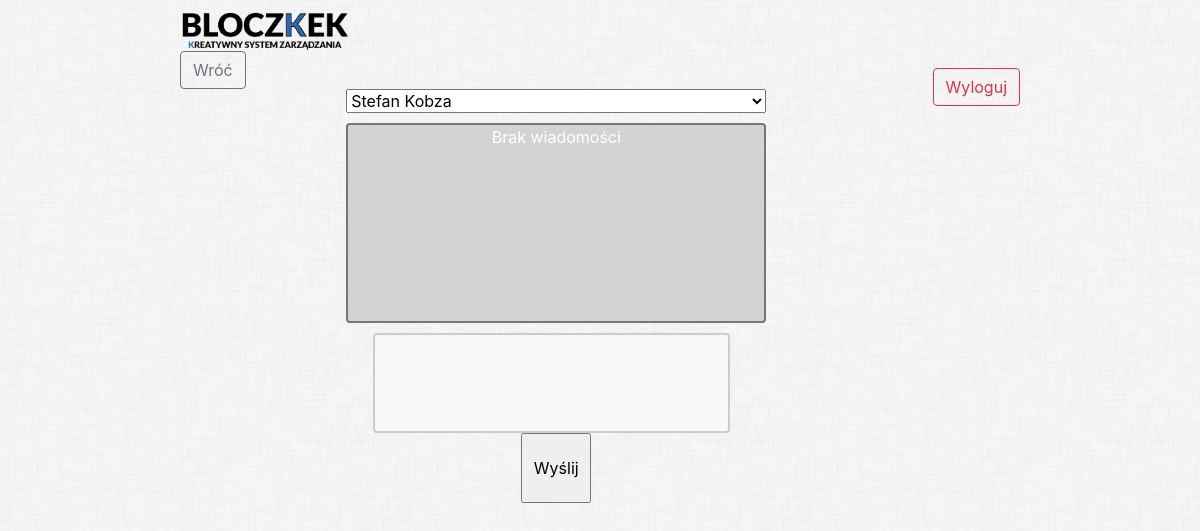
The page /chat.php (signed in) on the database as committed earlier.
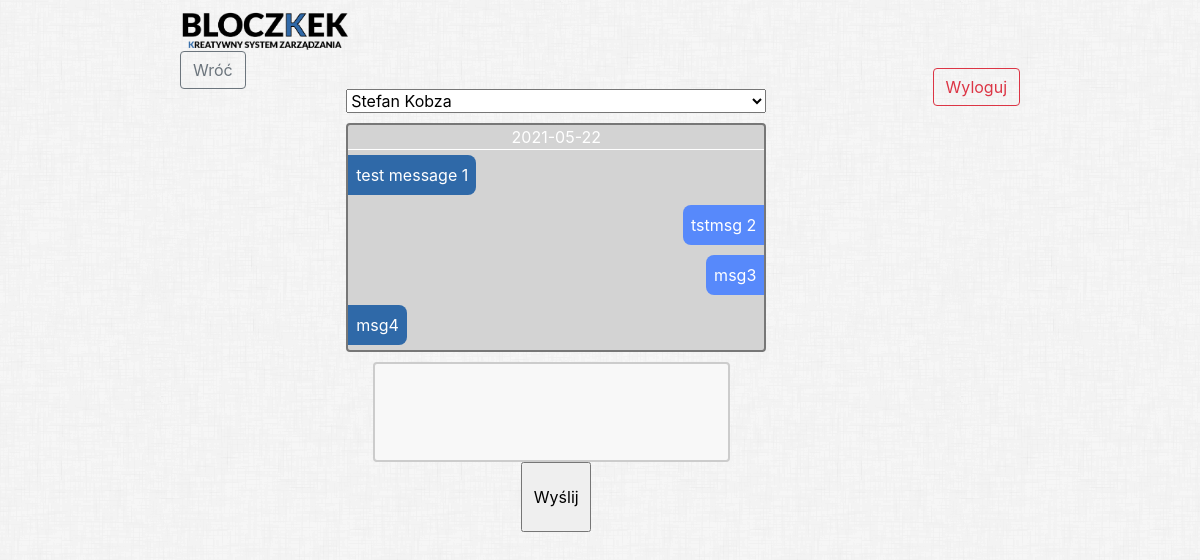
The same page on the database as committed later.
### tables this page shows
CREATE TABLE `users` (
  `userID` int(16) NOT NULL,
  `name` varchar(50) NOT NULL,
  `surname` varchar(50) NOT NULL,
  `login` varchar(50) NOT NULL,
  `email` varchar(50) NOT NULL,
  `password` varchar(255) NOT NULL,
  `salt` varchar(10) NOT NULL,
  `accountType` varchar(50) NOT NULL
);

CREATE TABLE `chat_logs` (
  `log_id` int(11) NOT NULL,
  `from_user` int(11) NOT NULL,
  `to_user` int(11) NOT NULL,
  `date` date DEFAULT NULL,
  `time` time NOT NULL,
  `content` text NOT NULL
);

### chat.php (the view, shortened to what this page needs)
<?php
$people = "";
$msgs = "";
$back_btn = "";
if (isset($_SESSION) && isset($_SESSION['name']) and isset($_SESSION['role'])) {
    if ($_SESSION['role'] == 'user'){
        $back_btn = "<a href='user_panel.php'>
            <button class='btn btn-outline-secondary'>Wróć</button>
        </a>";
    } elseif ($_SESSION['role'] == 'worker'){
        $back_btn = "<a href='worker_panel.php'>
            <button class='btn btn-outline-secondary'>Wróć</button>
        </a>";
    } elseif ($_SESSION['role'] == 'ADMIN'){
        $back_btn = "<a href='admin_panel.php'>
            <button class='btn btn-outline-secondary'>Wróć</button>
        </a>";
    }
    global $config;
    $pdo = new PDO($config['dsn'], $config['username'], $config['password']);
    $stm = $pdo->prepare('SELECT * FROM users WHERE login = ?');
    $stm->execute([$_SESSION['name']]);
    $userID = $stm->fetch(PDO::FETCH_ASSOC);
    $userID = $userID['userID'];
    if ($_SESSION['role'] == 'user'){
        $ppl = $pdo->prepare('SELECT * FROM users WHERE accountType = "ADMIN" or accountType = "worker" and not login = :name');
    } else {
        $ppl = $pdo->prepare('SELECT * FROM users WHERE not login = :name');
    }
    $ppl->execute(array('name'=>$_SESSION['name']));
    $people_names = $ppl->fetchAll(PDO::FETCH_ASSOC);
    $people = "";
    $person_ID = $_SESSION['other_person'];
    foreach ($people_names as $ppln){
        $name = $ppln["name"] . " " . $ppln["surname"];
        $people_id = $ppln["userID"];
        if ($person_ID == $people_id){
            $people = $people . "<option value='$people_id' selected='selected'>$name</option>";
        } else {
            $people = $people . "<option value='$people_id'>$name</option>";
        }
    }
    $req = $pdo->prepare('SELECT * FROM chat_logs where (from_user = :user_id and to_user = :other_user_id) or (from_user = :other_user_id2 and to_user = :user_id2) order by date');
    $req->execute(array('user_id'=>$userID, 'other_user_id'=>$person_ID, 'other_user_id2'=>$person_ID, 'user_id2'=>$userID));
    $messages = $req->fetchAll(PDO::FETCH_ASSOC);
    $msgs = "";
    if (sizeof($messages) > 0){
        $msg_date = $messages[0]['date'];
        $msgs = $msgs . "<div class='chat_date'>$msg_date</div>";
    } else{
        $msgs = $msgs . "<div id='chat_no_msg'>Brak wiadomości</div>";
    }
    foreach ($messages as $msg){
        $txt = $msg['content'];
        if ($msg['from_user'] == $userID){
            $msgs = $msgs . "<div class='chat_my_message'>$txt</div>";
        } else{
            $msgs = $msgs . "<div class='chat_others_message'>$txt</div>";
        }
    }
}
?>
<!doctype html>
<html class="no-js" lang="">
<?php include('head.php'); ?>
<body>
<div>
    <div class="content">
        <?php include('header.php'); ?>
        <?php echo $back_btn ?>
        <form id="chat_select_person" name="select_person" method="post" action="<?php echo htmlspecialchars($_SERVER["PHP_SELF"]);?>">
            <select name="person" id="chat_people_list" onchange="form.submit();">
                <?php echo $people;?>
            </select>
        <div id="chat_field">
            <?php echo $msgs;?>
        </div>
            <textarea name="msg_text" id="chat_msg_text_field" maxlength="255" rows="3" cols="85"></textarea>
            <input type="submit" name='send' id="chat_send" value="Wyślij">
        </form>
    </div>
</div>
</body>
</html>

### head.php (shortened to what this page needs)
<head>
    <link rel="stylesheet" href="styles.css">
    <link rel="stylesheet" href="https://use.fontawesome.com/releases/v5.7.1/css/all.css">
    <link rel="stylesheet" href="https://stackpath.bootstrapcdn.com/bootstrap/4.5.2/css/bootstrap.min.css"
>
</head>

### header.php (shortened to what this page needs)
<div class="header">
    <a href="index.php">
        <img src="assets/images/logoWide.png" alt="logo aplikacji">
    </a>
    <form method="post">
        <?php
        if (isset($_SESSION)):
        ?>
        <input type="submit" name="logOutButton" id="logOutButton" class="btn btn-outline-danger"
               value="Wyloguj">
        <?php
        endif;
        ?>
    </form>
</div>

### styles.css (style rules this page uses)
body { background-image: url("assets/images/dust_scratches.png"); }
.content { width: 70%; margin: auto; padding-top: 10px; }
.header img { width: 20%; height: 20%; }
#logOutButton { float:right; margin-top:17px; }
#chat_select_person { width: 50%; margin: auto; display: flex; flex-direction: row; flex-wrap: wrap; justify-content: center; }
#chat_field { width: 100%; border: 2px solid #777777; background-color: lightgray; display: flex; flex-direction: column; flex-wrap: wrap; border-radius: 4px; min-height: 200px; }
.chat_date { margin: auto; width: 100%; text-align: center; color: white; border-bottom: 1px solid white; }
.chat_my_message, .chat_others_message { color: white; word-wrap: break-word; max-width: 70%; height: auto; border-radius: 8px; padding: 0.5rem; margin-top: 5px; margin-bottom: 5px; }
.chat_my_message { background-color: #5789fb; align-self: flex-end; border-top-right-radius: 0; border-bottom-right-radius: 0; }
.chat_others_message { background-color: #2f69a8; align-self: flex-start; border-top-left-radius: 0; border-bottom-left-radius: 0; }
#chat_msg_text_field { width: 85%; height: 100px; padding: 12px 20px; box-sizing: border-box; border: 2px solid #ccc; border-radius: 4px; background-color: #f8f8f8; resize: none; margin-top: 10px; margin-right: 10px; }
#chat_send { align-self: center; width: 70px; height: 70px; }
#chat_people_list { width: 100%; margin-bottom: 10px; }
#chat_no_msg { text-align: center; color: white; }

Rows that differ between the two databases and show on the page:
added chat_logs: date "2021-05-22", content "test message 1"
added chat_logs: content "tstmsg 2"
added chat_logs: content "msg3"
added chat_logs: content "msg4"
Other text that changed with them:
text no longer shown: "Brak wiadomości"
